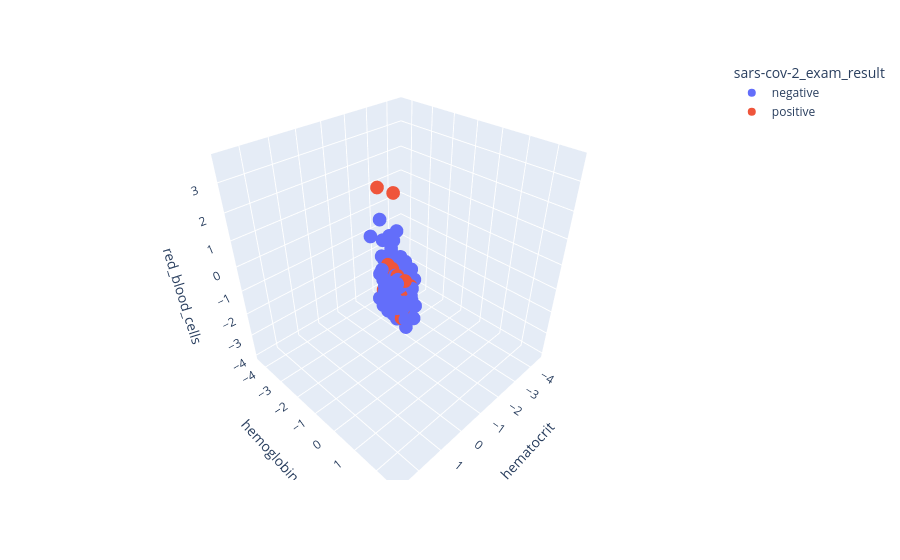

Write notebook code for a chart like this one.
### Markdown cell above
On peut voir clairement des relations linéaires entre :
* hematocrit et hemoglobin et red_blood_cells
* mean_corpuscular_volume et mean_corpuscular_hemoglobin

### Code cell
from plotly import express as exp

exp.scatter_3d(data_frame=df, x='hematocrit', y='hemoglobin', z='red_blood_cells', color=target)

### Figure 1 — Plotly figure (JSON) as saved in the notebook; plotly's stock layout.template omitted (floating-point values rounded to 4 significant figures; data arrays with more than 128 entries replaced by an {"elided": "..."} marker saying what was removed)
{"data": [{"hovertemplate": "sars-cov-2_exam_result=negative<br>hematocrit=%{x}<br>hemoglobin=%{y}<br>red_blood_cells=%{z}<extra></extra>", "legendgroup": "negative", "marker": {"color": "#636efa", "symbol": "circle"}, "mode": "markers", "name": "negative", "scene": "scene", "showlegend": true, "type": "scatter3d", "x": {"elided": "5086 float values"}, "y": {"elided": "5086 float values"}, "z": {"elided": "5086 float values"}}, {"hovertemplate": "sars-cov-2_exam_result=positive<br>hematocrit=%{x}<br>hemoglobin=%{y}<br>red_blood_cells=%{z}<extra></extra>", "legendgroup": "positive", "marker": {"color": "#EF553B", "symbol": "circle"}, "mode": "markers", "name": "positive", "scene": "scene", "showlegend": true, "type": "scatter3d", "x": {"elided": "558 float values"}, "y": {"elided": "558 float values"}, "z": {"elided": "558 float values"}}], "layout": {"legend": {"title": {"text": "sars-cov-2_exam_result"}, "tracegroupgap": 0}, "margin": {"t": 60}, "scene": {"domain": {"x": [0, 1], "y": [0, 1]}, "xaxis": {"title": {"text": "hematocrit"}}, "yaxis": {"title": {"text": "hemoglobin"}}, "zaxis": {"title": {"text": "red_blood_cells"}}}}}
